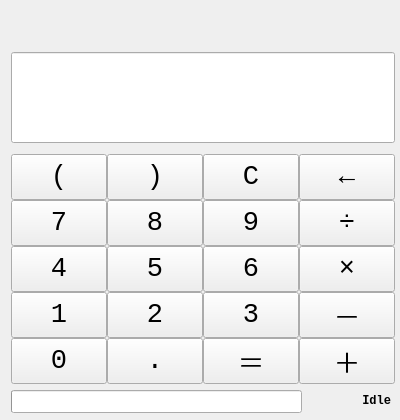
<?xml version="1.0" encoding="UTF-8"?>
<ui version="4.0">
 <class>Widget</class>
 <widget class="QWidget" name="Widget">
  <property name="geometry">
   <rect>
    <x>0</x>
    <y>0</y>
    <width>400</width>
    <height>420</height>
   </rect>
  </property>
  <property name="minimumSize">
   <size>
    <width>0</width>
    <height>0</height>
   </size>
  </property>
  <property name="maximumSize">
   <size>
    <width>1920</width>
    <height>1080</height>
   </size>
  </property>
  <property name="font">
   <font>
    <family>Consolas</family>
    <weight>75</weight>
    <bold>true</bold>
   </font>
  </property>
  <property name="windowTitle">
   <string>QT_Calculator</string>
  </property>
  <widget class="QPushButton" name="Button_0">
   <property name="geometry">
    <rect>
     <x>11</x>
     <y>338</y>
     <width>96</width>
     <height>46</height>
    </rect>
   </property>
   <property name="font">
    <font>
     <pointsize>20</pointsize>
     <weight>50</weight>
     <bold>false</bold>
    </font>
   </property>
   <property name="text">
    <string>0</string>
   </property>
  </widget>
  <widget class="QPushButton" name="Button_dot">
   <property name="geometry">
    <rect>
     <x>107</x>
     <y>338</y>
     <width>96</width>
     <height>46</height>
    </rect>
   </property>
   <property name="font">
    <font>
     <pointsize>20</pointsize>
     <weight>50</weight>
     <bold>false</bold>
    </font>
   </property>
   <property name="text">
    <string>.</string>
   </property>
  </widget>
  <widget class="QPushButton" name="Button_euqal">
   <property name="geometry">
    <rect>
     <x>203</x>
     <y>338</y>
     <width>96</width>
     <height>46</height>
    </rect>
   </property>
   <property name="font">
    <font>
     <pointsize>20</pointsize>
     <weight>50</weight>
     <bold>false</bold>
    </font>
   </property>
   <property name="text">
    <string>＝</string>
   </property>
  </widget>
  <widget class="QPushButton" name="Button_plus">
   <property name="geometry">
    <rect>
     <x>299</x>
     <y>338</y>
     <width>96</width>
     <height>46</height>
    </rect>
   </property>
   <property name="font">
    <font>
     <pointsize>20</pointsize>
     <weight>50</weight>
     <bold>false</bold>
    </font>
   </property>
   <property name="text">
    <string>＋</string>
   </property>
  </widget>
  <widget class="QPushButton" name="Button_3">
   <property name="geometry">
    <rect>
     <x>203</x>
     <y>292</y>
     <width>96</width>
     <height>46</height>
    </rect>
   </property>
   <property name="font">
    <font>
     <pointsize>20</pointsize>
     <weight>50</weight>
     <bold>false</bold>
    </font>
   </property>
   <property name="text">
    <string>3</string>
   </property>
  </widget>
  <widget class="QPushButton" name="Button_subtract">
   <property name="geometry">
    <rect>
     <x>299</x>
     <y>292</y>
     <width>96</width>
     <height>46</height>
    </rect>
   </property>
   <property name="font">
    <font>
     <pointsize>20</pointsize>
     <weight>50</weight>
     <bold>false</bold>
    </font>
   </property>
   <property name="text">
    <string>－</string>
   </property>
  </widget>
  <widget class="QPushButton" name="Button_1">
   <property name="geometry">
    <rect>
     <x>11</x>
     <y>292</y>
     <width>96</width>
     <height>46</height>
    </rect>
   </property>
   <property name="font">
    <font>
     <pointsize>20</pointsize>
     <weight>50</weight>
     <bold>false</bold>
    </font>
   </property>
   <property name="text">
    <string>1</string>
   </property>
  </widget>
  <widget class="QPushButton" name="Button_2">
   <property name="geometry">
    <rect>
     <x>107</x>
     <y>292</y>
     <width>96</width>
     <height>46</height>
    </rect>
   </property>
   <property name="font">
    <font>
     <pointsize>20</pointsize>
     <weight>50</weight>
     <bold>false</bold>
    </font>
   </property>
   <property name="text">
    <string>2</string>
   </property>
  </widget>
  <widget class="QPushButton" name="Button_6">
   <property name="geometry">
    <rect>
     <x>203</x>
     <y>246</y>
     <width>96</width>
     <height>46</height>
    </rect>
   </property>
   <property name="font">
    <font>
     <pointsize>20</pointsize>
     <weight>50</weight>
     <bold>false</bold>
    </font>
   </property>
   <property name="text">
    <string>6</string>
   </property>
  </widget>
  <widget class="QPushButton" name="Button_multiply">
   <property name="geometry">
    <rect>
     <x>299</x>
     <y>246</y>
     <width>96</width>
     <height>46</height>
    </rect>
   </property>
   <property name="font">
    <font>
     <pointsize>20</pointsize>
     <weight>50</weight>
     <bold>false</bold>
    </font>
   </property>
   <property name="text">
    <string>×</string>
   </property>
  </widget>
  <widget class="QPushButton" name="Button_4">
   <property name="geometry">
    <rect>
     <x>11</x>
     <y>246</y>
     <width>96</width>
     <height>46</height>
    </rect>
   </property>
   <property name="font">
    <font>
     <pointsize>20</pointsize>
     <weight>50</weight>
     <bold>false</bold>
    </font>
   </property>
   <property name="text">
    <string>4</string>
   </property>
  </widget>
  <widget class="QPushButton" name="Button_5">
   <property name="geometry">
    <rect>
     <x>107</x>
     <y>246</y>
     <width>96</width>
     <height>46</height>
    </rect>
   </property>
   <property name="font">
    <font>
     <pointsize>20</pointsize>
     <weight>50</weight>
     <bold>false</bold>
    </font>
   </property>
   <property name="text">
    <string>5</string>
   </property>
  </widget>
  <widget class="QPushButton" name="Button_9">
   <property name="geometry">
    <rect>
     <x>203</x>
     <y>200</y>
     <width>96</width>
     <height>46</height>
    </rect>
   </property>
   <property name="font">
    <font>
     <pointsize>20</pointsize>
     <weight>50</weight>
     <bold>false</bold>
    </font>
   </property>
   <property name="text">
    <string>9</string>
   </property>
  </widget>
  <widget class="QPushButton" name="Button_divide">
   <property name="geometry">
    <rect>
     <x>299</x>
     <y>200</y>
     <width>96</width>
     <height>46</height>
    </rect>
   </property>
   <property name="font">
    <font>
     <pointsize>20</pointsize>
     <weight>50</weight>
     <bold>false</bold>
    </font>
   </property>
   <property name="text">
    <string>÷</string>
   </property>
  </widget>
  <widget class="QPushButton" name="Button_7">
   <property name="geometry">
    <rect>
     <x>11</x>
     <y>200</y>
     <width>96</width>
     <height>46</height>
    </rect>
   </property>
   <property name="font">
    <font>
     <pointsize>20</pointsize>
     <weight>50</weight>
     <bold>false</bold>
    </font>
   </property>
   <property name="text">
    <string>7</string>
   </property>
  </widget>
  <widget class="QPushButton" name="Button_8">
   <property name="geometry">
    <rect>
     <x>107</x>
     <y>200</y>
     <width>96</width>
     <height>46</height>
    </rect>
   </property>
   <property name="font">
    <font>
     <pointsize>20</pointsize>
     <weight>50</weight>
     <bold>false</bold>
    </font>
   </property>
   <property name="text">
    <string>8</string>
   </property>
  </widget>
  <widget class="QPushButton" name="Button_backspace">
   <property name="geometry">
    <rect>
     <x>299</x>
     <y>154</y>
     <width>96</width>
     <height>46</height>
    </rect>
   </property>
   <property name="font">
    <font>
     <pointsize>20</pointsize>
     <weight>50</weight>
     <bold>false</bold>
    </font>
   </property>
   <property name="text">
    <string>←</string>
   </property>
  </widget>
  <widget class="QPushButton" name="Button_leftBracket">
   <property name="geometry">
    <rect>
     <x>11</x>
     <y>154</y>
     <width>96</width>
     <height>46</height>
    </rect>
   </property>
   <property name="font">
    <font>
     <pointsize>20</pointsize>
     <weight>50</weight>
     <bold>false</bold>
    </font>
   </property>
   <property name="text">
    <string>(</string>
   </property>
  </widget>
  <widget class="QPushButton" name="Button_rightBracket">
   <property name="geometry">
    <rect>
     <x>107</x>
     <y>154</y>
     <width>96</width>
     <height>46</height>
    </rect>
   </property>
   <property name="font">
    <font>
     <pointsize>20</pointsize>
     <weight>50</weight>
     <bold>false</bold>
    </font>
   </property>
   <property name="text">
    <string>)</string>
   </property>
  </widget>
  <widget class="QPushButton" name="Button_clear">
   <property name="geometry">
    <rect>
     <x>203</x>
     <y>154</y>
     <width>96</width>
     <height>46</height>
    </rect>
   </property>
   <property name="font">
    <font>
     <pointsize>20</pointsize>
     <weight>50</weight>
     <bold>false</bold>
    </font>
   </property>
   <property name="text">
    <string>C</string>
   </property>
  </widget>
  <widget class="QLabel" name="Label_history">
   <property name="geometry">
    <rect>
     <x>11</x>
     <y>6</y>
     <width>384</width>
     <height>41</height>
    </rect>
   </property>
   <property name="font">
    <font>
     <pointsize>15</pointsize>
    </font>
   </property>
   <property name="text">
    <string/>
   </property>
   <property name="alignment">
    <set>Qt::AlignRight|Qt::AlignTrailing|Qt::AlignVCenter</set>
   </property>
  </widget>
  <widget class="QLineEdit" name="Text_main">
   <property name="geometry">
    <rect>
     <x>11</x>
     <y>52</y>
     <width>384</width>
     <height>91</height>
    </rect>
   </property>
   <property name="font">
    <font>
     <pointsize>40</pointsize>
    </font>
   </property>
   <property name="text">
    <string/>
   </property>
   <property name="alignment">
    <set>Qt::AlignRight|Qt::AlignTrailing|Qt::AlignVCenter</set>
   </property>
  </widget>
  <widget class="QProgressBar" name="Bar_progress">
   <property name="geometry">
    <rect>
     <x>11</x>
     <y>390</y>
     <width>291</width>
     <height>23</height>
    </rect>
   </property>
   <property name="value">
    <number>0</number>
   </property>
   <property name="textVisible">
    <bool>false</bool>
   </property>
   <property name="orientation">
    <enum>Qt::Horizontal</enum>
   </property>
   <property name="invertedAppearance">
    <bool>false</bool>
   </property>
   <property name="textDirection">
    <enum>QProgressBar::TopToBottom</enum>
   </property>
  </widget>
  <widget class="QLabel" name="Label_status">
   <property name="geometry">
    <rect>
     <x>310</x>
     <y>390</y>
     <width>81</width>
     <height>21</height>
    </rect>
   </property>
   <property name="text">
    <string>Idle</string>
   </property>
   <property name="alignment">
    <set>Qt::AlignRight|Qt::AlignTrailing|Qt::AlignVCenter</set>
   </property>
  </widget>
 </widget>
 <layoutdefault spacing="6" margin="11"/>
 <resources/>
 <connections/>
</ui>
